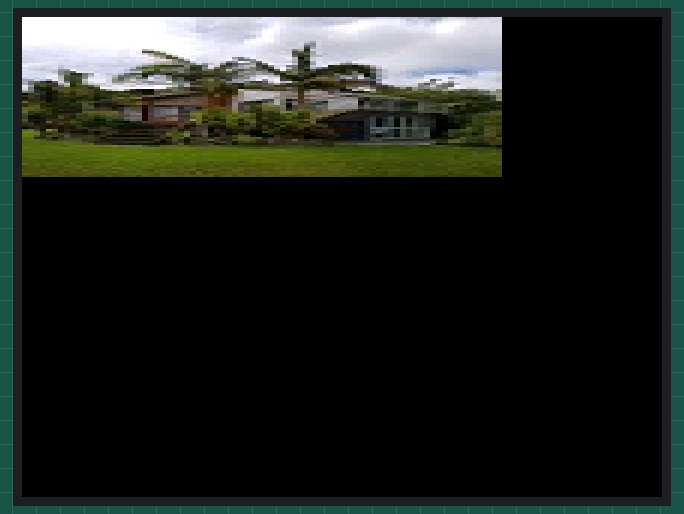
Recording of a sketch running on a simulated Arduino Uno, built with avr-gcc and run on an emulated ATmega328P. Parts: 320×240 colour display.

Above: at 0.7 s.

The sketch:

EX_44_01.ino
```cpp
#include <MCUFRIEND_kbv.h>

MCUFRIEND_kbv myTFT;

extern const uint16_t house[];
void drawRGBBitmap(int16_t x, int16_t y, const uint16_t bitmap[],
                   int16_t w, int16_t h, byte magX = 1, byte magY = 1);

void setup() {
  uint16_t ID = myTFT.readID();
  myTFT.begin(ID);
  myTFT.setRotation(1);

  drawRGBBitmap(0, 0, house, 80, 80, 3, 1); // x축 및 y축 방향 2배 확대
}

void loop() {
}

void drawRGBBitmap(int16_t x, int16_t y, const uint16_t bitmap[],
                   int16_t w, int16_t h, byte magX, byte magY) {
  for (int16_t j = 0; j < h; j++, y += magY) {
    for (int16_t i = 0; i < w; i++) {
      for (byte yy = 0; yy < magY; yy++) {
        for (byte xx = 0; xx < magX; xx++) {
          myTFT.writePixel(x + i * magX + xx, y + yy,
                           pgm_read_word(&bitmap[j * w + i]));
        }
      }
    }
  }
}
```

Source omitted: image.c (data table, 61944 bytes)
